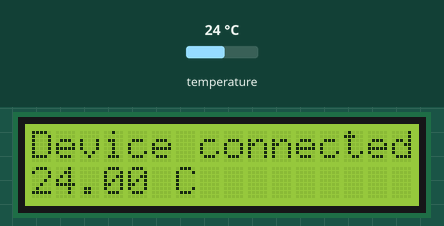
Simulated run of this sketch. Board: ESP8266 (NodeMCU). Parts: 16×2 character LCD. Inputs (shaded band) come from the test bench; at power-on: temperature 24 °C. WiFi joins after 1.5 s; servers stay silent unless stated; what the sketch prints to the serial monitor is not drawn.

Above: at 3.4 s.
3.5 s: temperature set to 12 °C
At 5.4 s:
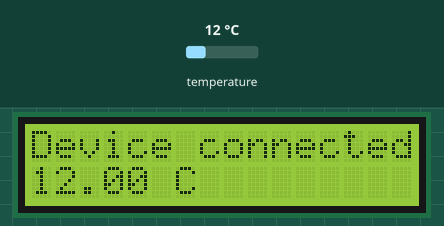
6.0 s: temperature set to 19 °C
At 7.4 s:
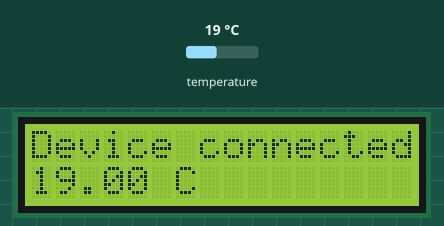
7.8 s: temperature set to 28 °C
At 9.3 s:
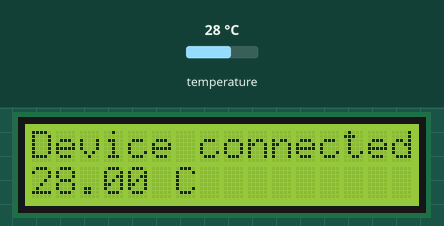
Timing chart, 0 to 10.8 s (numbered marks = the images above; inputs shaded):
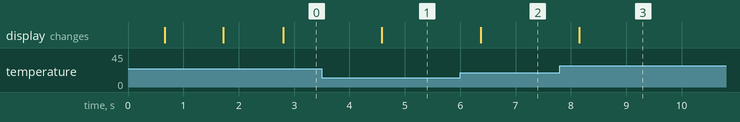

The sketch:

LCD_and_sensor.ino
```cpp
#define BLYNK_TEMPLATE_ID "TMPLjXwjEeXW"
#define BLYNK_DEVICE_NAME "Tugas Akhir"
#define BLYNK_AUTH_TOKEN "rsHReQUIa4_E_Ow3gB7AY16rGi-g5LSr"

//#define BLYNK_TEMPLATE_ID "TMPLxWgIj1Nn"
//#define BLYNK_DEVICE_NAME "Heart Rate Monitor"
//#define BLYNK_AUTH_TOKEN "9XTFrUr9ROuIcHTGjL3q2AYS8BkemEOw"


#include <OneWire.h>
#include <DallasTemperature.h>
#include <ESP8266WiFi.h>
#include <BlynkSimpleEsp8266.h>
#include <LiquidCrystal_I2C.h>

// Konstruk object LCD dengan alamat I2C
// Ganti 0x3F sesuai dengan alamat I2C modul kalian
// Jika tidak tahu dapat menggunakan LCD I2C Scanner

// GPIO where the DS18B20 is connected to
#define BLYNK_PRINT Serial
LiquidCrystal_I2C lcd(0x27, 16, 2);

char auth[] = BLYNK_AUTH_TOKEN;
//char ssid[] = "ZTE_2.4G_6a67KT";  // type your wifi name
//char pass[] = "Siji2345";

char ssid[] = "ASUS_X00TD";  // type your wifi name
char pass[] = "iqbal123";
BlynkTimer timer;
const int oneWireBus = 14;

// Setup a oneWire instance to communicate with any OneWire devices
OneWire oneWire(oneWireBus);

// Pass our oneWire reference to Dallas Temperature sensor
DallasTemperature sensors(&oneWire);

void setup() {
  // Start the Serial Monitor
  Serial.begin(115200);
  // Start the DS18B20 sensor
  sensors.begin();
  WiFi.begin(ssid, pass);
  lcd.begin(16,2);
  lcd.init();

  // Nyalakan backlight
  lcd.backlight();
  while (WiFi.status() != WL_CONNECTED) {
      delay(500);
      Serial.println("Connecting to WiFi..");
      lcd.setCursor(0, 0);
      lcd.print("Connecting to WiFi..");
  }
  Blynk.config(auth);
  // Pemanggilan pertama memerlukan parameter jumlah kolom dan baris
  // Ini harus sama dengan yang dimasukan pada konstruktor.

  // Pindahkan kursor ke kolom 0 dan baris 0
  // (baris 1)
  lcd.setCursor(0, 0);

  // Cetak hellow ke layar
  lcd.print("Device connected");
}

void loop() {
  Blynk.run();
  getSuhu();

}

void getSuhu(){

    sensors.requestTemperatures();
    float temperatureC = sensors.getTempCByIndex(0);
    float temperatureF = sensors.getTempFByIndex(0);
    Serial.print(temperatureC);
    Serial.println("ºC");
    Serial.print(temperatureF);
    Serial.println("ºF");
    Blynk.virtualWrite(V1, temperatureC);
    lcd.setCursor(0, 1);
    lcd.print(temperatureC);
    lcd.print(" C");
    delay(1000);
  }
```

Measured:
- after the input at 3.5 s, the display: changes after 1.1 s (image 1)
- after the input at 6.0 s, the display: changes after 0.37 s (image 2)
- after the input at 7.8 s, the display: changes after 0.35 s (image 3)
